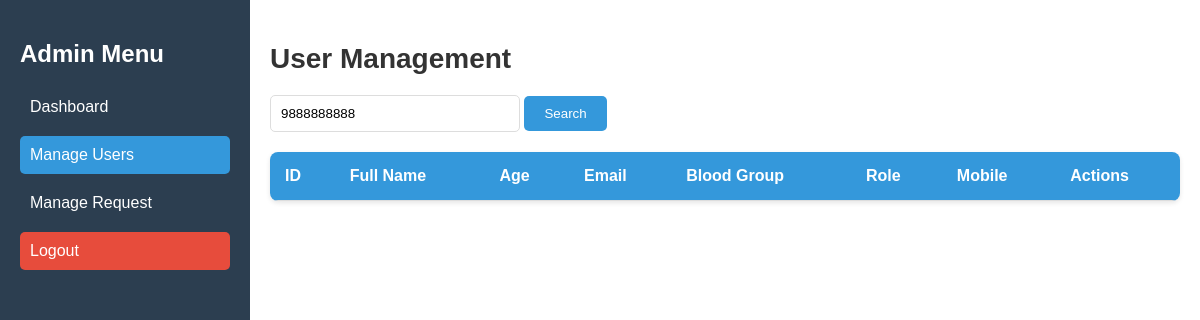
/admin/manage_user.php?mobile=9888888888 (signed in), run on an earlier commit of the app's database.
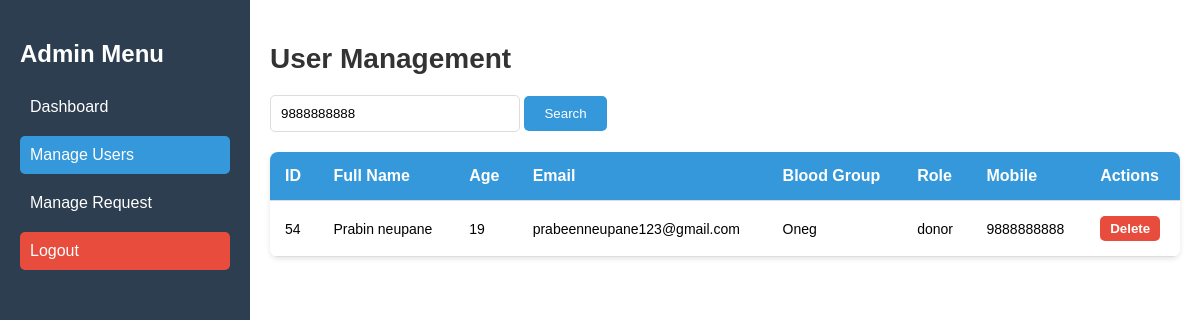
And on a later commit of the database.
### tables this page shows
CREATE TABLE `users` (
  `id` int NOT NULL,
  `password` varchar(100) NOT NULL,
  `fullname` varchar(100) NOT NULL,
  `age` int NOT NULL,
  `sex` varchar(10) DEFAULT NULL,
  `blood_type` enum('Apos','Aneg','Bpos','Bneg','Opos','Oneg','ABpos','ABneg') DEFAULT NULL,
  `mobile` varchar(100) NOT NULL,
  `email` varchar(100) NOT NULL,
  `weight` int DEFAULT NULL,
  `state` varchar(100) NOT NULL,
  `latitude` double(9,6) DEFAULT NULL,
  `longitude` double(9,6) DEFAULT NULL,
  `role` varchar(50) DEFAULT NULL,
  `reset_token` varchar(255) DEFAULT NULL,
  `reset_token_expiry` datetime DEFAULT NULL,
  `otp` varchar(6) DEFAULT NULL,
  `otp_expiry` datetime DEFAULT NULL
);

### includes/UserManager.php (called while the page is built, shortened)
<?php
class UserManager {
    private $con;
    public function __construct($con) {
        $this->con = $con;
    }
    public function searchUsersByMobile($mobile) {
        $query = "SELECT * FROM users WHERE mobile LIKE ?";
        $stmt = $this->con->prepare($query);
        $searchTerm = '%' . $mobile . '%';
        $stmt->bind_param('s', $searchTerm);
        $stmt->execute();
        return $stmt->get_result();
    }
}
?>

### admin/manage_user.php (the view, shortened to what this page needs)
<?php
require '../includes/UserManager.php';
$db = new Database();
$con = $db->getConnection();
$userManager = new UserManager($con);
$mobile = isset($_GET['mobile']) ? $_GET['mobile'] : '';
if (!empty($mobile)) {
    $users_result = $userManager->searchUsersByMobile($mobile);
} else {
    $users_result = $userManager->getUsers();
}
?>
<!DOCTYPE html>
<html>
<head>
    <link rel="stylesheet" type="text/css" href="../css/style.css">
</head>
<body>
    <div class="dashboard">
        <div class="side-menu">
            <h2>Admin Menu</h2>
            <a href="admin_dashboard.php">Dashboard</a>
            <a href="manage_user.php" class="active">Manage Users</a>
            <a href="manage_request.php" >Manage Request</a>
            <a href="../logout.php" class="logout-btn">Logout</a>
        </div>
        <div class="dashboard-content">
            <h2>User Management</h2>
            <form method="GET" action="manage_user.php">
                <input type="text" name="mobile" placeholder="Search by Mobile Number" value="<?php echo isset($_GET['mobile']) ? htmlspecialchars($_GET['mobile']) : ''; ?>">
                <button type="submit">Search</button>
            </form>
            <table>
                <thead>
                    <tr>
                        <th>ID</th>
                        <th>Full Name</th>
                        <th>Age</th>
                        <th>Email</th>
                        <th>Blood Group</th>
                        <th>Role</th>
                        <th>Mobile</th>
                        <th>Actions</th>
                    </tr>
                </thead>
                <tbody>
                    <?php while ($user = $users_result->fetch_assoc()): ?>
                        <tr>
                            <td><?php echo htmlspecialchars($user['id']); ?></td>
                            <td><?php echo htmlspecialchars($user['fullname']); ?></td>
                            <td><?php echo htmlspecialchars($user['age']); ?></td>
                            <td><?php echo htmlspecialchars($user['email']); ?></td>
                            <td><?php echo htmlspecialchars($user['blood_type']); ?></td>
                            <td><?php echo htmlspecialchars($user['role']); ?></td>
                            <td><?php echo htmlspecialchars($user['mobile']); ?></td>
                            <td class="actions">
                                <form action="manage_user.php" method="post" style="display:inline;">
                                    <button type="submit" name="delete" class="delete-btn" onclick="confirmDeletion(event)">Delete</button>
                                </form>
                            </td>
                        </tr>
                    <?php endwhile; ?>
                </tbody>
            </table>
        </div>
    </div>
</body>
</html>

What changed in the data, as far as the page shows it:
added users: id "54", fullname "Prabin neupane", age "19", email "prabeenneupane123@gmail.com", blood_type "Oneg", role "donor", mobile "9888888888"
